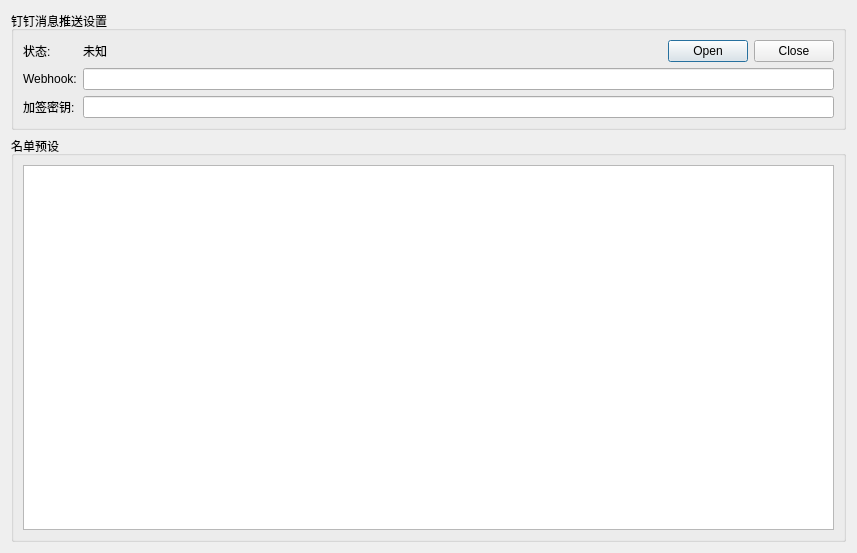
<?xml version="1.0" encoding="UTF-8"?>
<ui version="4.0">
 <class>Form</class>
 <widget class="QWidget" name="Form">
  <property name="geometry">
   <rect>
    <x>0</x>
    <y>0</y>
    <width>857</width>
    <height>553</height>
   </rect>
  </property>
  <property name="windowTitle">
   <string>Form</string>
  </property>
  <layout class="QGridLayout" name="gridLayout" rowstretch="1,9">
   <item row="0" column="0">
    <widget class="QGroupBox" name="groupBox">
     <property name="title">
      <string>钉钉消息推送设置</string>
     </property>
     <layout class="QGridLayout" name="gridLayout_2">
      <item row="0" column="1">
       <widget class="QLabel" name="label_4">
        <property name="sizePolicy">
         <sizepolicy hsizetype="Maximum" vsizetype="Preferred">
          <horstretch>0</horstretch>
          <verstretch>0</verstretch>
         </sizepolicy>
        </property>
        <property name="text">
         <string>未知</string>
        </property>
       </widget>
      </item>
      <item row="0" column="0">
       <widget class="QLabel" name="label_3">
        <property name="text">
         <string>状态:</string>
        </property>
       </widget>
      </item>
      <item row="2" column="0">
       <widget class="QLabel" name="label_2">
        <property name="text">
         <string>加签密钥:</string>
        </property>
       </widget>
      </item>
      <item row="1" column="0">
       <widget class="QLabel" name="label">
        <property name="text">
         <string>Webhook:</string>
        </property>
       </widget>
      </item>
      <item row="0" column="2">
       <widget class="QDialogButtonBox" name="buttonBox">
        <property name="sizePolicy">
         <sizepolicy hsizetype="Preferred" vsizetype="Fixed">
          <horstretch>0</horstretch>
          <verstretch>0</verstretch>
         </sizepolicy>
        </property>
        <property name="standardButtons">
         <set>QDialogButtonBox::Close|QDialogButtonBox::Open</set>
        </property>
       </widget>
      </item>
      <item row="1" column="1" colspan="2">
       <widget class="QLineEdit" name="lineEdit"/>
      </item>
      <item row="2" column="1" colspan="2">
       <widget class="QLineEdit" name="lineEdit_2"/>
      </item>
     </layout>
    </widget>
   </item>
   <item row="1" column="0">
    <widget class="QGroupBox" name="groupBox_2">
     <property name="title">
      <string>名单预设</string>
     </property>
     <layout class="QGridLayout" name="gridLayout_3">
      <item row="0" column="4">
       <widget class="QPlainTextEdit" name="plainTextEdit"/>
      </item>
     </layout>
    </widget>
   </item>
  </layout>
 </widget>
 <resources/>
 <connections/>
</ui>
